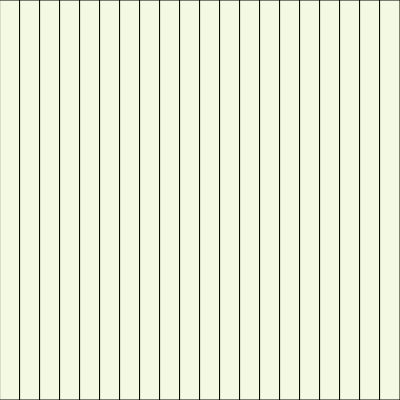
Frame 1 (no input)
Frame 60 (no input): identical to frame 1, image omitted
Frame 120 (the mouse pressed at the canvas centre since frame 60): identical to frame 1, image omitted

The p5.js sketch that drew this single still picture (run headless with seeded random() and noise() and a simulated clock; from frame 60 on, the mouse is pressed at the canvas centre):

// p5.js sketch
// ── sketch.js
//Create 20 columns that turn red only when you hover over the column. Do it 3 ways: Without a loop. With a for loop. With a while loop.
function setup() {
  createCanvas(400, 400);
}

function draw() {
  background(243, 249, 227);

  // Calculate the width of each column
  let columnWidth = width / 20;

  for (let i = 0; i < 20; i++) {
    let columnNum = i * columnWidth;

    // Check if the mouse is hovering over the current column
    if (mouseX > columnNum && mouseX < columnNum + columnWidth) {
      fill(241, 91, 181); // Highlight color when hovered
    } else {
          fill(243, 249, 227); // Default color
    }

    // Draw the column
    rect(columnNum, 0, columnWidth, height);
  }
}
